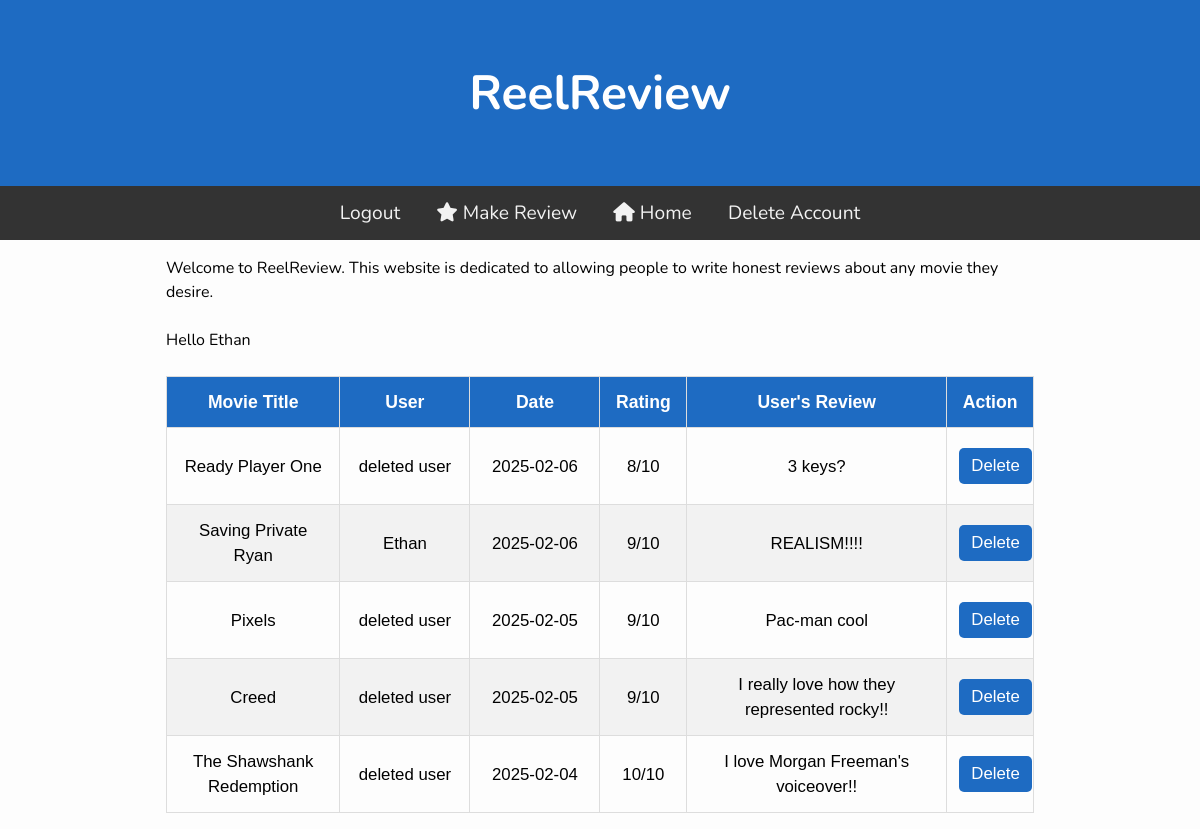
The app's page / (signed in) with its own data.
### tables this page shows
CREATE TABLE "reviews" (
            id INTEGER PRIMARY KEY AUTOINCREMENT,
            title TEXT NOT NULL,
            reviewer_name TEXT NOT NULL,
            review_text TEXT NOT NULL,
            review_date TEXT NOT NULL,
            rating INTEGER NOT NULL,
            user_id INTEGER,
            FOREIGN KEY(user_id) REFERENCES users(id)
            );

CREATE TABLE users (
            id INTEGER PRIMARY KEY AUTOINCREMENT,
            username TEXT UNIQUE NOT NULL,
            password TEXT NOT NULL,
            email TEXT UNIQUE NOT NULL,
            verified INTEGER DEFAULT 0,
            verification_token TEXT
            , reset_token TEXT);

### main.py (the view)
@app.route('/')
def index():
    conn = sqlite3.connect('ReelReview/.database/gtg.db')
    cursor = conn.cursor()
    cursor.execute('SELECT * FROM reviews')
    reviews = db.GetAllGuesses()
    conn.close()
    return render_template('index.html', reviews=reviews)

### db.py (called while the page is built)
def GetDB():
    db = sqlite3.connect("ReelReview/.database/gtg.db")
    db.row_factory = sqlite3.Row
    return db

def GetAllGuesses():
    db = GetDB()
    guesses = db.execute("""
        SELECT reviews.id, reviews.review_text, reviews.title, reviews.reviewer_name, reviews.review_date, reviews.rating, users.username
        FROM reviews JOIN users ON reviews.user_id = users.id
        ORDER BY review_date DESC
    """).fetchall()
    db.close()
    return guesses

### templates/index.html
{% extends "base.html" %}
{% block content %}
<div class="container">
    <p>Welcome to ReelReview. This website is dedicated to allowing people to write honest reviews about any movie they desire.</p>
    {% if session.get('username') %}
      <br>
      <p>Hello {{ session.get('username') }}</p>
    {% endif %}
</div>
<br>
<table class="guess_table">
    <thead>
        <tr>
            <th>Movie Title</th>
            <th>User</th>
            <th>Date</th>
            <th>Rating</th>
            <th>User's Review</th>
            <th>Action</th>
        </tr>
    </thead>
    <tbody>
        {% for review in reviews %}
        <tr>
            <td>{{ review[2] }}</td>
            <td>{{ review[6] }}</td>
            <td>{{ review[4] }}</td>
            <td>{{ review[5] }}/10</td>
            <td>{{ review[1] }}</td>
            <td>
                <form action="{{ url_for('delete_review', review_id=review[0]) }}" method="POST" style="display:inline;" onsubmit="return confirm('Are you sure you want to delete this review?');">
                    <button type="submit" class="delete-button">Delete</button>
                </form>
            </td>
        </tr>
        {% endfor %}
    </tbody>
</table>
{% endblock %}

### static/css/style.css (style rules this page uses)
* { padding: 0; margin: 0; box-sizing: border-box; }
body { background: #fdfdfd; font-family: "Nunito", sans-serif; font-size: 1rem; }
.guess_table { font-family: Arial, Helvetica, sans-serif; border-collapse: collapse; width: 100%; table-layout: fixed; }
.guess_table th, .guess_table td { border: 1px solid #ddd; padding: 12px; text-align: center; }
.guess_table th { background-color: #1e6bc2; color: white; font-size: 1.1em; }
.guess_table td { font-size: 1.05em; word-wrap: break-word; }
.guess_table tr:nth-child(even) { background-color: #f2f2f2; }
.guess_table th:first-child, .guess_table td:first-child { width: 20%; }
.guess_table th:nth-child(2), .guess_table td:nth-child(2) { width: 15%; }
.guess_table th:nth-child(3), .guess_table td:nth-child(3) { width: 15%; }
.guess_table th:nth-child(4), .guess_table td:nth-child(4) { width: 10%; }
.guess_table th:nth-child(5), .guess_table td:nth-child(5) { width: 30%; }
.guess_table th:last-child, .guess_table td:last-child { width: 10%; text-align: center; }
.delete-button { background-color: #1e6bc2; color: white; border: none; padding: 8px 12px; border-radius: 5px; cursor: pointer; font-size: 1em; }
button { background-color: #1e6bc2; color: white; padding: 14px 20px; margin: 8px 0; border: none; border-radius: 4px; cursor: pointer; font-size: 1.05em; }

### records on screen
reviews: title "Ready Player One", username "deleted user", review_date "2025-02-06", rating "8", review_text "3 keys?"
reviews: title "Saving Private Ryan", username "Ethan", review_date "2025-02-06", rating "9", review_text "REALISM!!!!"
reviews: title "Pixels", username "deleted user", review_date "2025-02-05", rating "9", review_text "Pac-man cool"
reviews: title "Creed", username "deleted user", review_date "2025-02-05", rating "9", review_text "I really love how they represented rocky!!"
reviews: title "The Shawshank Redemption", username "deleted user", review_date "2025-02-04", rating "10", review_text "I love Morgan Freeman's voiceover!!"

### other values on screen
{{ session.get('username') }} "Ethan"
